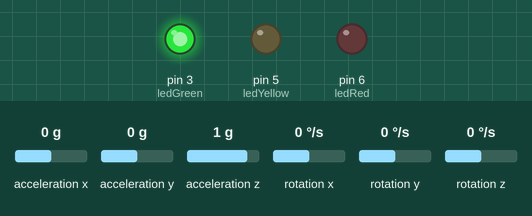
Simulated run of this sketch. Board: Arduino Uno, built with avr-gcc and run on an emulated ATmega328P. On the bench: output pins drawn as LEDs (lit = HIGH). The test bench sets the inputs (shaded band); at power-on: acceleration x 0 g, acceleration y 0 g, acceleration z 1 g, rotation x 0 °/s, rotation y 0 °/s, rotation z 0 °/s. What the sketch prints to the serial monitor is not drawn.

Above: at 0.2 s.
Timing chart, 0 to 1.7 s (numbered marks = the images above):
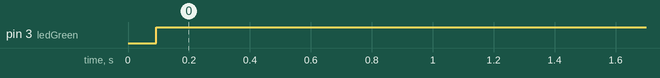

Measured:
- by itself, pin 3 (ledGreen): LOW → HIGH at 0.09 s

The sketch:

v0.3_dualimu.pitch_delta_zone.ino
```cpp
#include <Wire.h>
#include <I2Cdev.h>
#include <MPU6050.h>

// IMU A at 0x68 (AD0 = GND)
MPU6050 imuA(0x68);
// IMU B at 0x69 (AD0 = 3.3V)
MPU6050 imuB(0x69);

// LED pins
const int ledGreen  = 3;  // Green LED on row 35
const int ledYellow = 5;  // Yellow LED on row 39
const int ledRed    = 6;  // Red LED on row 42

void setup() {
  Wire.begin();
  Serial.begin(9600);
  while (!Serial) { ; }

  Serial.println("L-UME v0.3 - Delta Angle Zone Test (zones 1-3)");

  imuA.initialize();
  imuB.initialize();

  if (imuA.testConnection()) {
    Serial.println("IMU A (0x68) connected.");
  } else {
    Serial.println("IMU A (0x68) connection FAILED.");
  }

  if (imuB.testConnection()) {
    Serial.println("IMU B (0x69) connected.");
  } else {
    Serial.println("IMU B (0x69) connection FAILED.");
  }

  pinMode(ledGreen,  OUTPUT);
  pinMode(ledYellow, OUTPUT);
  pinMode(ledRed,    OUTPUT);

  Serial.println("Format: A, B, delta, zone (1=Green,2=Yellow,3=Red)");
}

void loop() {
  int16_t ax1, ay1, az1;
  int16_t ax2, ay2, az2;

  // --- read accel from both IMUs ---
  imuA.getAcceleration(&ax1, &ay1, &az1);
  imuB.getAcceleration(&ax2, &ay2, &az2);

  // convert to float
  float fax1 = (float)ax1;
  float fay1 = (float)ay1;
  float faz1 = (float)az1;

  float fax2 = (float)ax2;
  float fay2 = (float)ay2;
  float faz2 = (float)az2;

  // --- compute pitch for A ---
  float denom1 = sqrt(fay1 * fay1 + faz1 * faz1);
  if (denom1 < 1) denom1 = 1;
  float pitchA = atan2(fax1, denom1) * 180.0 / PI;

  // --- compute pitch for B ---
  float denom2 = sqrt(fay2 * fay2 + faz2 * faz2);
  if (denom2 < 1) denom2 = 1;
  float pitchB = atan2(fax2, denom2) * 180.0 / PI;

  // --- relative angle ---
  float delta = pitchB - pitchA;
  float absDelta = abs(delta);

  // --- zone logic (1 = Green, 2 = Yellow, 3 = Red) ---
  int zone;
  if (absDelta < 15.0) {
    zone = 1;  // Green (safe)
  } else if (absDelta < 40.0) {
    zone = 2;  // Yellow (caution)
  } else {
    zone = 3;  // Red (over-limit)
  }

  // --- LED output ---
  digitalWrite(ledGreen,  zone == 1 ? HIGH : LOW);
  digitalWrite(ledYellow, zone == 2 ? HIGH : LOW);
  digitalWrite(ledRed,    zone == 3 ? HIGH : LOW);

  // --- Serial output for debugging ---
  Serial.print("A: ");     Serial.print(pitchA, 2);
  Serial.print("  B: ");   Serial.print(pitchB, 2);
  Serial.print("  delta: "); Serial.print(delta, 2);
  Serial.print("  zone: ");  Serial.println(zone);

  delay(200);
}
```
